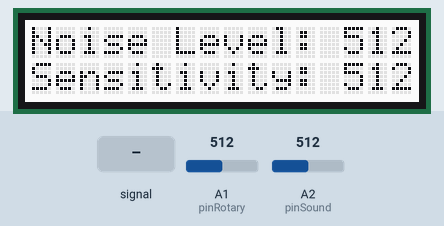
Simulated run of this sketch. Board: Arduino Uno, built with avr-gcc and run on an emulated ATmega328P. Parts: 16×2 character LCD. Inputs (shaded band) come from the test bench; at power-on: A1 (pinRotary) = 512, A2 (pinSound) = 512.

Above: at 1.2 s.
1.3 s: A1 (pinRotary) set to 988
At 2.1 s:
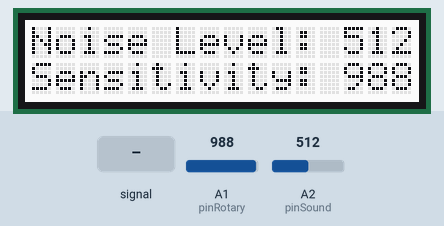
4.3 s: A1 (pinRotary) set to 1016
At 5.0 s:
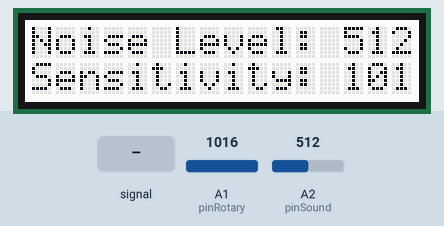
6.0 s: A2 (pinSound) fed a 200 Hz sine of ±460 counts around its level
At 6.31 s:
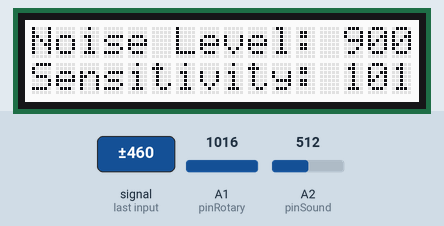
9.0 s: A2 (pinSound) set to 716
At 9.9 s:
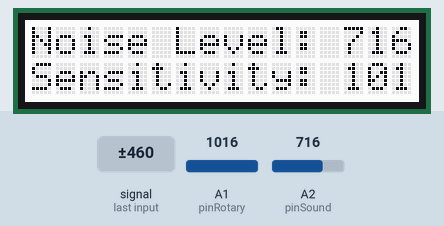
10.7 s: A2 (pinSound) fed a 2 Hz sine of ±306 counts around its level
At 11.02 s:
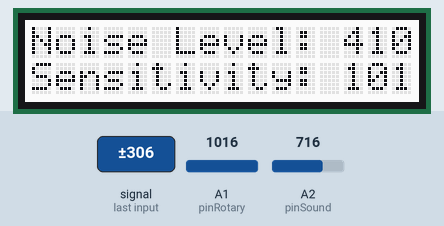
13.7 s: A2 (pinSound) set to 511
At 15.0 s:
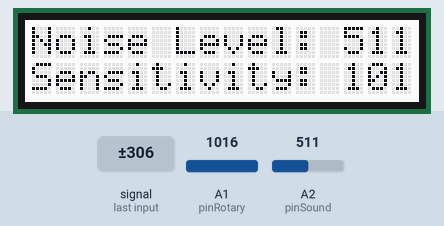
Timing chart, 0 to 16.4 s (numbered marks = the images above; inputs shaded):
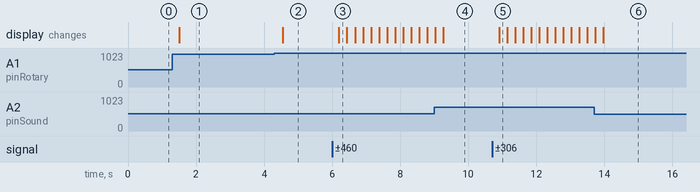

The sketch:

sound_activated_display.ino
```cpp
#include <Wire.h>
#include "rgb_lcd.h"

rgb_lcd lcd;

const int pinSound = A2; // Grove - Sound Sensor connected to analog pin A0
const int pinRotary = A1; // Grove - Rotary Angle Sensor connected to analog pin A1

void setup() {
  lcd.begin(16, 2);
}

void loop() {
  int soundValue = analogRead(pinSound); // Read the value from the sound sensor
  int rotaryValue = analogRead(pinRotary); // Read the value from the rotary angle sensor

  lcd.clear();
  lcd.setCursor(0,0);
  lcd.print("Noise Level: ");
  lcd.print(soundValue);

  lcd.setCursor(0,1);
  lcd.print("Sensitivity: ");
  lcd.print(rotaryValue);

  delay(200);
}
```

Measured:
- after the input at 1.3 s, the display: changes after 0.20 s (image 1)
- after the input at 4.3 s, the display: changes after 0.25 s (image 2)
- after the input at 6.0 s, the display: changes after 0.20 s (image 3)
- after the input at 10.7 s, the display: changes after 0.21 s (image 5)
